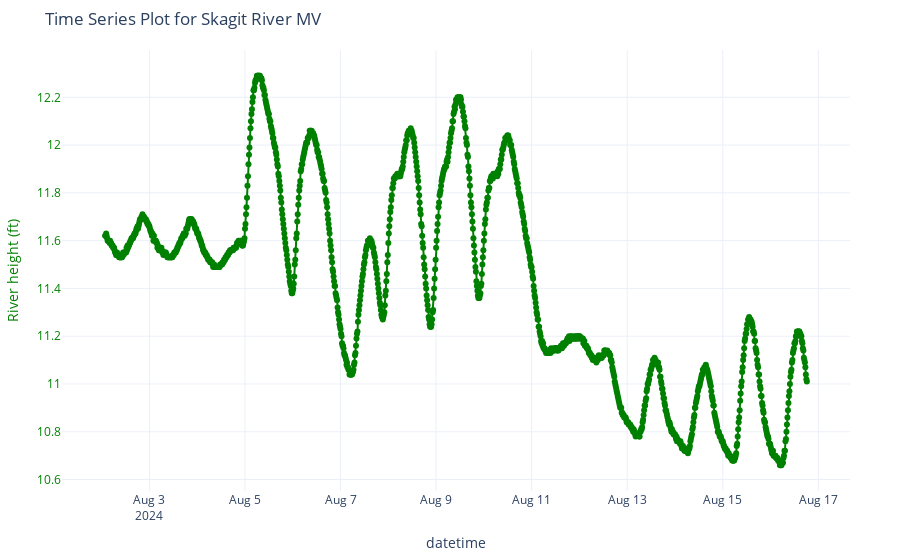

The notebook cell this image was saved under:
### Code cell
# Filter the DataFrame for River at MV
skagit_river_mv = df1[(df1['site_name'] == "SKAGIT RIVER NEAR MOUNT VERNON, WA") & 
                 (df1['variable_name'] == "Gage height, ft")]
# Create a Plotly figure
fig1 = go.Figure()

# Add Level: Elevation trace
fig1.add_trace(go.Scatter(
    x=skagit_river_mv['datetime'],
    y=skagit_river_mv['value'],
    mode='lines+markers',
    name='River height (ft)',
    line=dict(color='green'),
    yaxis='y1'
))


# Update the layout to increase the height of the plot and move the legend
fig1.update_layout(
    title='Time Series Plot for Skagit River MV',
    xaxis=dict(title='datetime'),
    yaxis=dict(
        title='River height (ft)',
        titlefont=dict(color='green'),
        tickfont=dict(color='green'),
    ),
    
    legend=dict(
        x=1,  # Position the legend at the far right
        y=1,  # Position the legend at the top
        xanchor='right',  # Anchor the legend's right side to the (x, y) position
        yanchor='top'  # Anchor the legend's top side to the (x, y) position
    ),
    margin=dict(l=50, r=50, t=50, b=50),
    height=600,  # Set the height to 400 pixels (approximately 4 inches)
    template='plotly_white'
)

# Show the plot
fig1.show()

### Figure 1 — Plotly figure (JSON) as saved in the notebook; plotly's stock layout.template omitted (floating-point values rounded to 4 significant figures; data arrays with more than 128 entries replaced by an {"elided": "..."} marker saying what was removed)
{"data": [{"line": {"color": "green"}, "mode": "lines+markers", "name": "River height (ft)", "type": "scatter", "x": {"elided": "1411 str values"}, "y": {"elided": "1411 float values"}, "yaxis": "y"}], "layout": {"autosize": true, "legend": {"x": 1, "xanchor": "right", "y": 1, "yanchor": "top"}, "margin": {"b": 50, "l": 50, "r": 50, "t": 50}, "title": {"text": "Time Series Plot for Skagit River MV"}, "xaxis": {"autorange": true, "range": ["2024-08-01 04:24:20.0719", "2024-08-17 15:35:39.9281"], "title": {"text": "datetime"}, "type": "date"}, "yaxis": {"autorange": true, "range": [10.55, 12.4], "tickfont": {"color": "green"}, "title": {"font": {"color": "green"}, "text": "River height (ft)"}, "type": "linear"}}}
